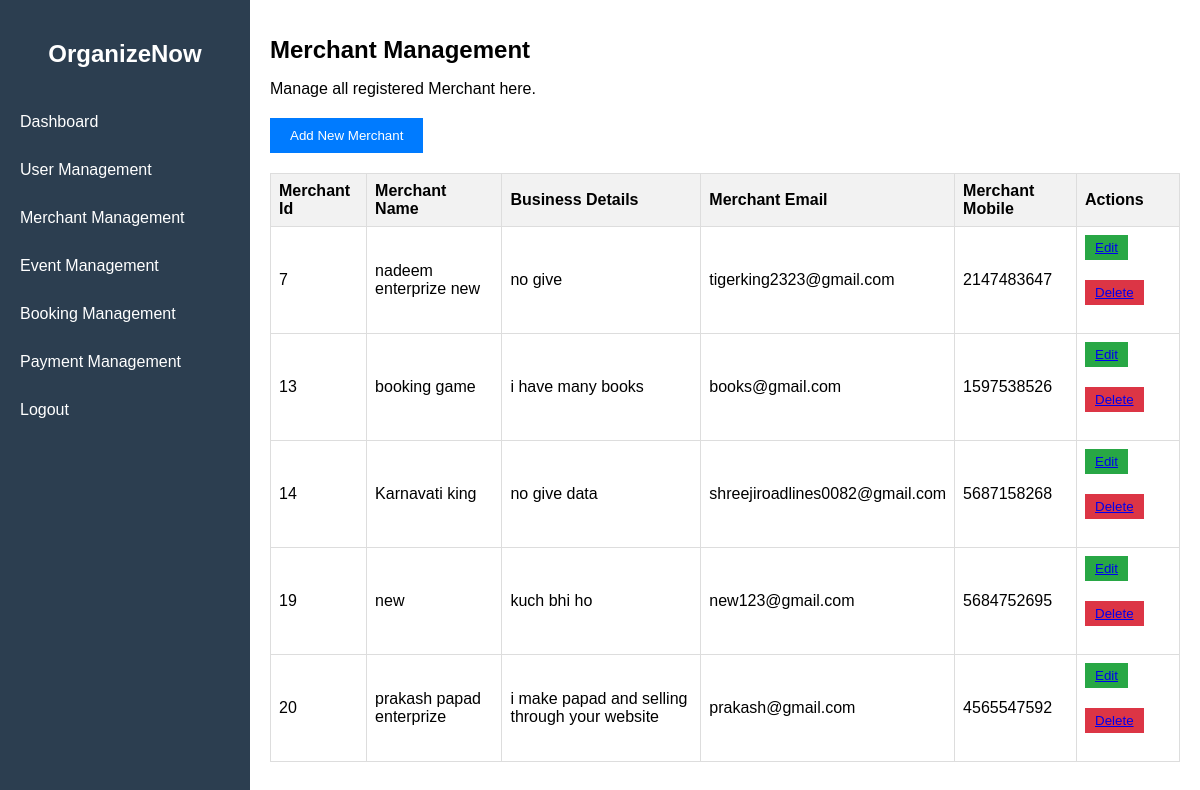
The page /Admin/Merchant_Management.php (signed in) on the database as committed earlier.
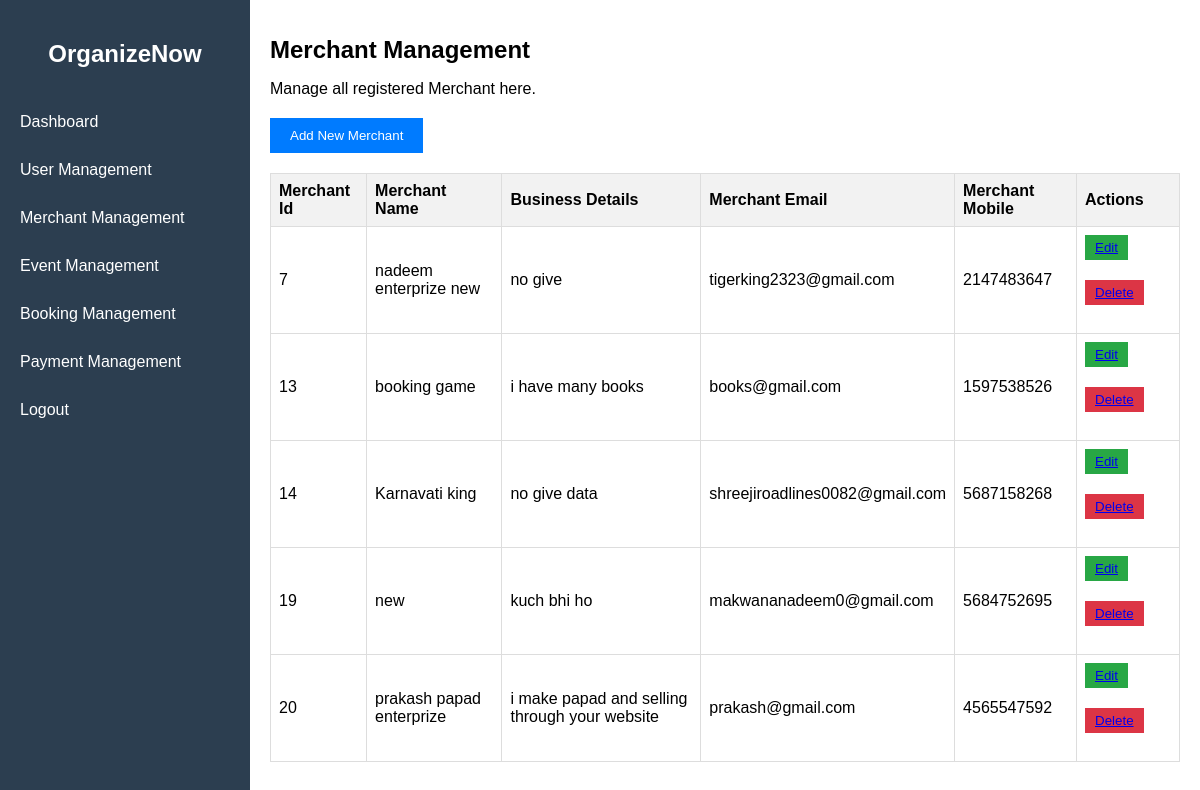
The same page on the database as committed later.
### tables this page shows
CREATE TABLE `merchant` (
  `merchant_id` int(11) NOT NULL,
  `name` varchar(100) NOT NULL,
  `details` varchar(200) NOT NULL,
  `email` varchar(100) NOT NULL,
  `mobile` varchar(15) NOT NULL,
  `password` varchar(200) NOT NULL,
  `created_at` timestamp NOT NULL DEFAULT current_timestamp(),
  `reset_token` varchar(255) DEFAULT NULL
);

### Admin/Merchant_Management.php (the view)
<?php
    include "connection.php";
    include "admin_sidebar.php";
?>
<h1>Merchant Management</h1>
<p>Manage all registered Merchant here.</p>
<a href="merchant_management_addmerchant.php"><button>Add New Merchant</button></a>
<table>
    <thead>
        <tr>
            <th>Merchant Id</th>
            <th>Merchant Name</th>
            <th>Business Details</th>
            <th>Merchant Email</th>
            <th>Merchant Mobile</th>
            <th>Actions</th>
        </tr>
    </thead>
    <tbody>
        <?php
        $Select = "SELECT * FROM `merchant`";
        $data = mysqli_query($conn, $Select);
        while ($row = mysqli_fetch_assoc($data)) {
        ?>
            <tr>
                <td><?php echo $row['merchant_id']; ?></td>
                <td><?php echo $row['name']; ?></td>
                <td><?php echo $row['details']; ?></td>
                <td><?php echo $row['email']; ?></td>
                <td><?php echo $row['mobile']; ?></td>
                <td class="action-buttons">
                    <button><a href="merchant_management_edit.php?id=<?php echo $row['merchant_id']; ?>">Edit</a></button>
                    <button class="delete"><a href="merchant_management_delete.php?id=<?php echo $row['merchant_id']; ?>" onclick="return confirm('Are you sure you want to delete this merchant?')">Delete</a></button>
                </td>
            </tr>
    <?php } ?>
        </tbody>
    </table>
</div>
</body>
</html>

Rows that differ between the two databases and show on the page:
changed merchant "new": email "new123@gmail.com" → "makwananadeem0@gmail.com"
